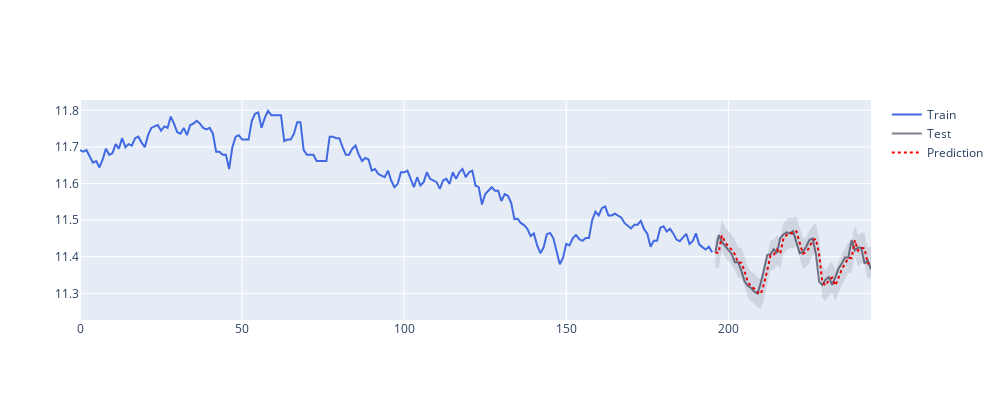

The notebook cell saved with this chart:
### Code cell
from plotly.subplots import make_subplots
import plotly.graph_objects as go


fig = go.Figure([
    go.Scatter(x=y_train.index,y=y_train,name="Train",mode="lines",line= dict(color="royalblue"))
    ,go.Scatter(x=y_test.index,y=y_test,name="Test",mode="lines",line= dict(color="rgba(0,0,30,0.5)"))
    ,go.Scatter(x=y_test.index,y=y_pred,name="Prediction",mode="lines",line= dict(color="red",dash="dot"))
    ,go.Scatter(x=y_test.index.tolist()+y_test.index[::-1].tolist(),y=pred_upper+pred_lower[::-1],fill="toself",
               fillcolor="rgba(0,0,30,0.1)",line=dict(color="rgba(0,0,0,0)"),
               hoverinfo="skip",
               showlegend=False)
])

fig.update_layout(height=400,width=1000)
fig.show()
